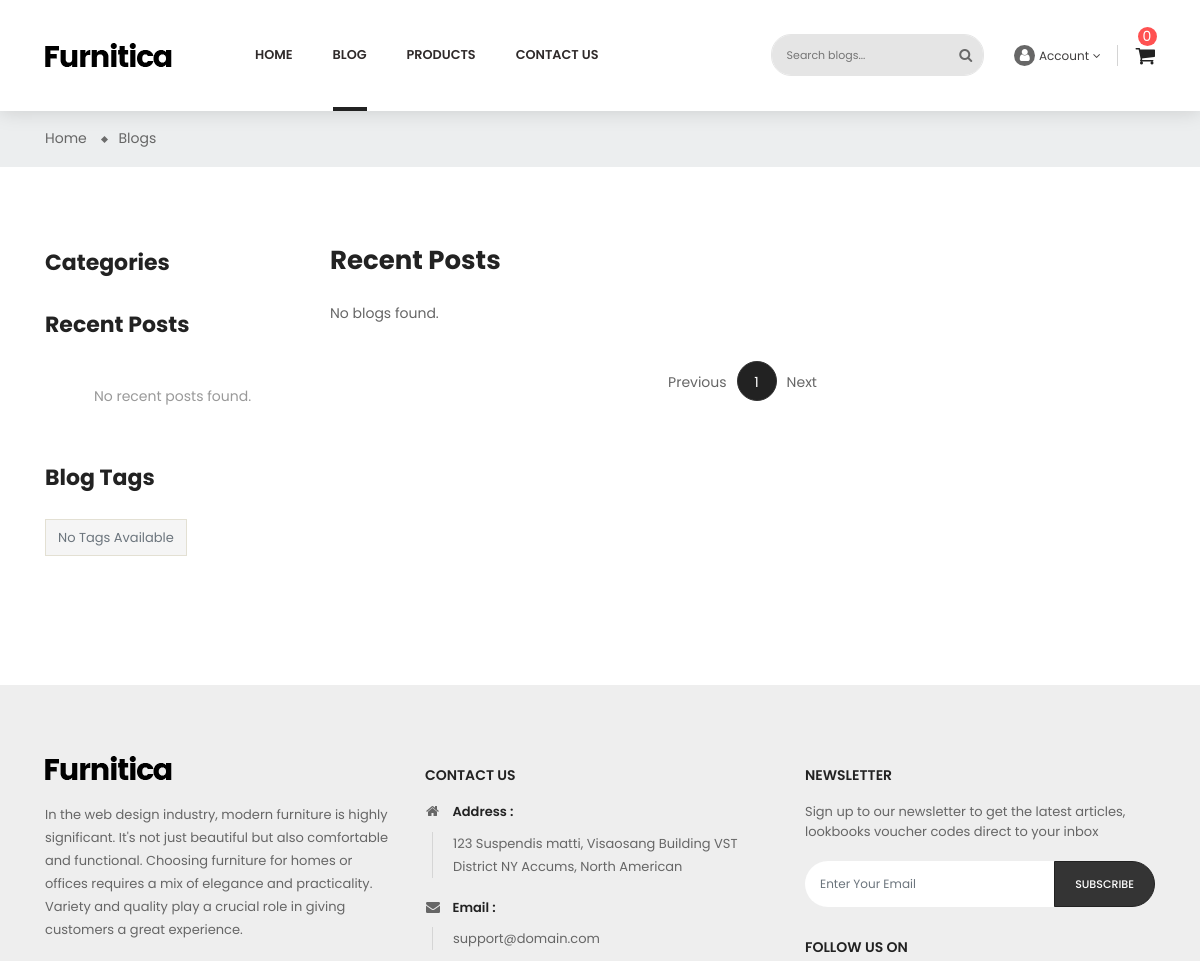
The page /en/blogs/ (upper part) on the database as committed earlier.
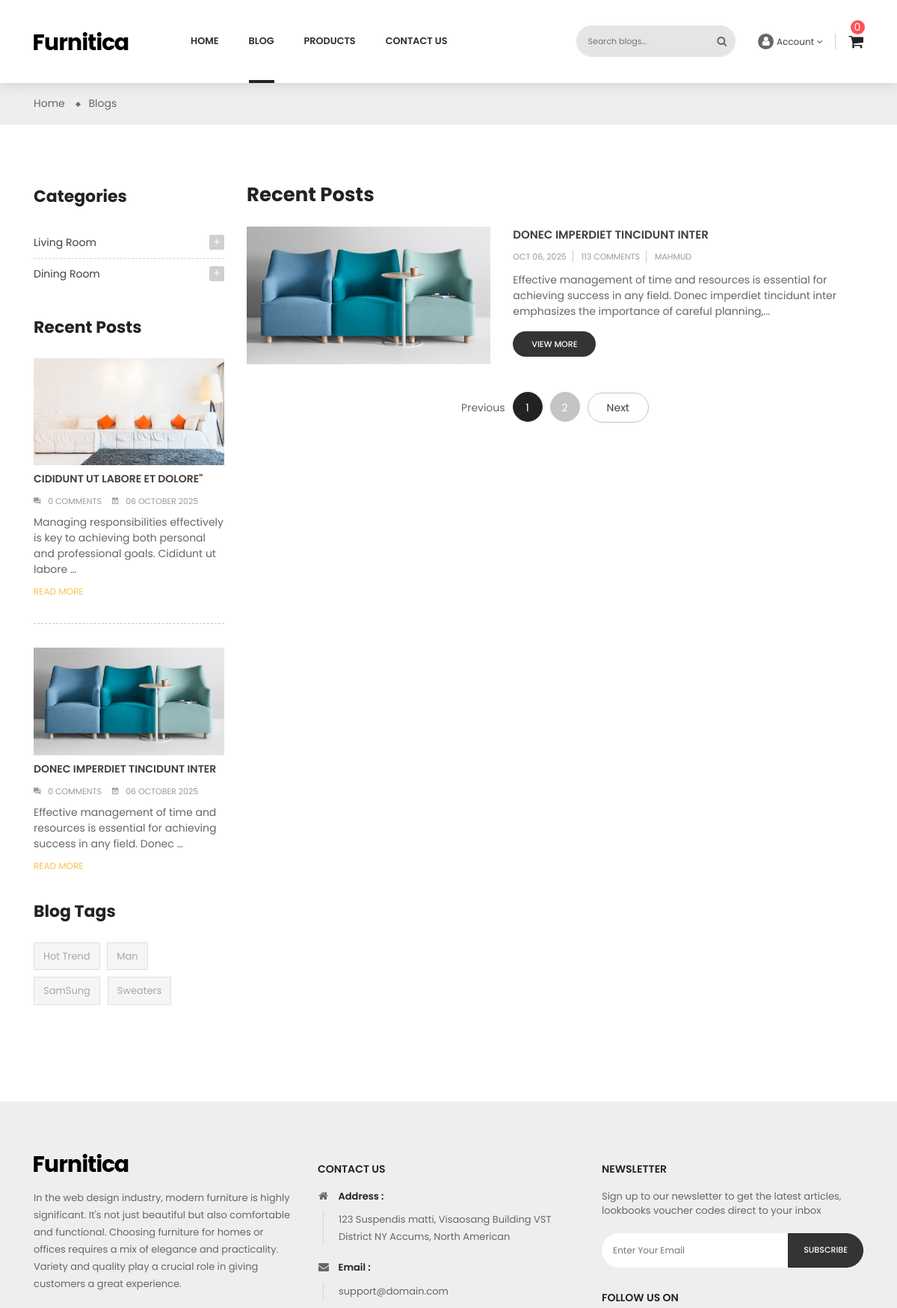
The same page on the database as committed later.
### apps/blogs/models.py (models this page shows, shortened)
class BlogCategoryModel(BaseModel):
    title = models.CharField(max_length=255)
    parent = models.ForeignKey(
        'self',
        on_delete=models.CASCADE,
        related_name='children',
        blank=True,
        null=True
    )
    class Meta:
        verbose_name = 'Blog category'
        verbose_name_plural = 'Blog categories'

class BlogModel(BaseModel):
    class BlogStatus(models.TextChoices):
        DRAFT = 'DRAFT'
        PUBLISHED = 'PUBLISHED'
        DELETED = 'DELETED'
    image = models.ImageField(upload_to='blog-post/')
    title = models.CharField(max_length=255)
    content = RichTextUploadingField()
    status = models.CharField(
        max_length=20,
        choices=BlogStatus,
        default=BlogStatus.DRAFT
    )
    author = models.ForeignKey(
        BlogAuthorModel,
        on_delete=models.CASCADE,
        related_name='blogs',
    )
    category = models.ManyToManyField(
        BlogCategoryModel,
        related_name='blogs'
    )
    tag = models.ManyToManyField(
        BlogTagModel,
        related_name='blogs'
    )
    class Meta:
        verbose_name = 'Blog'
        verbose_name_plural = 'Blogs'

class BlogTagModel(BaseModel):
    title = models.CharField(max_length=255)
    class Meta:
        verbose_name = 'Blog tag'
        verbose_name_plural = 'Blog tags'

class BlogAuthorModel(BaseModel):
    full_name = models.CharField(max_length=128)
    avatar = models.ImageField(
        upload_to='blog-author/'
    )
    bio = models.CharField(max_length=255)
    class Meta:
        verbose_name = 'Blog author'
        verbose_name_plural = 'Blog authors'

### apps/blogs/views.py (the view)
# urls.py: path('', BlogListView.as_view(), name='blogs_home'),
class BlogListView(ListView):
    template_name = 'blogs/blog-list-sidebar-left.html'
    context_object_name = "blogs"
    paginate_by = 1
    def get_queryset(self):
        return BlogModel.objects.filter(status=BlogModel.BlogStatus.PUBLISHED)
    def get_context_data(self, **kwargs):
        context = super().get_context_data(**kwargs)
        context["parent_categories"] = BlogCategoryModel.objects.filter(parent__isnull=True)
        context["tags"] = BlogTagModel.objects.all()
        context["recent_blogs"] = BlogModel.objects.filter(
            status=BlogModel.BlogStatus.PUBLISHED
        ).order_by('-created_at')[:5]
        context["search_type"] = "blogs"
        return context

### templates/blogs/blog-list-sidebar-left.html (shortened to what this page needs)
{% extends 'layout/base.html'%}
{% load static %}
{% load i18n %}
{% load my_tags %}
{% block body_id %}blog-list-sidebar-left{% endblock %}
{% block body_class %}blog{% endblock %}
{% block content %}
<div class="main-content">
        <div id="wrapper-site">
            <div id="content-wrapper">
                <div id="main">
                    <div class="page-home">
                        <nav class="breadcrumb-bg">
                            <div class="container no-index">
                                <div class="breadcrumb">
                                    <ol>
                                        <li>
                                            <a href="{% url 'blogs:blogs_home'%}">
                                                <span>{% trans 'Home' %}</span>
                                            </a>
                                        </li>
                                        <li>
                                            <a href="#">
                                                <span>{% trans 'Blogs' %}</span>
                                            </a>
                                        </li>
                                    </ol>
                                </div>
                            </div>
                        </nav>
                        <div class="container">
                            <div class="content">
                                <div class="row">
                                    <div class="sidebar-3 sidebar-collection col-lg-3 col-md-3 col-sm-4">
                                        {% include 'blogs/blog-sidebar.html' %}
                                    </div>
                                    <div class="col-sm-8 col-lg-9 col-md-9 flex-xs-first main-blogs">
                                        <h2>Recent Posts</h2>
                                    {% if blogs %}
                                        {% for blog in blogs %}
                                            <div class="list-content row">
                                                <div class="hover-after col-md-5 col-xs-12">
                                                    <a href="{% url 'blogs:detail' pk=blog.id %}">
                                                        <img src="{{ blog.image.url }}" alt="img">
                                                    </a>
                                                </div>
                                                <div class="late-item col-md-7 col-xs-12" >
                                                    <p class="content-title">
                                                        <a href="{% url 'blogs:detail' pk=blog.id %}"> {{ blog.title|slice:":40" }} </a>
                                                    </p>
                                                    <p class="post-info">
                                                        <span>{{ blog.created_at|date:"M d, Y" }}</span>
                                                        <span>113 Comments</span>
                                                        <span> {{ blog.author.full_name }} </span>
                                                    </p>
                                                    <p class="description">{{ blog.content|striptags|slice:":200" }}...
                                                    </p>
                                                    <span class="view-more">
                                                        <a href="{% url 'blogs:detail' pk=blog.id %}">view more</a>
                                                    </span>
                                                </div>
                                            </div>
                                        {% endfor %}
                                    {% else %}
                                        {% if filter_type == "category" %}
                                            <p>No blogs found in this category.</p>
                                        {% elif filter_type == "tag" %}
                                            <p>No blogs found for this tag.</p>
                                        {% else %}
                                            <p>No blogs found.</p>
                                        {% endif %}
                                    {% endif %}
                                        <div class="page-list col">
                                            <ul class="justify-content-center d-flex">
                                                {% if page_obj.has_previous %}
                                                    <li>
                                                        <a rel="prev" href="?page={{ page_obj.previous_page_number }}{% if search_query %}&s={{ search_query }}{% endif %}" class="previous js-search-link">
                                                            Previous
                                                        </a>
                                                    </li>
                                                {% else %}
                                                    <li>
                                                        <span class="previous disabled">Previous</span>
                                                    </li>
                                                {% endif %}
                                                {% for num in page_obj.paginator.page_range %}
                                                    {% if page_obj.number == num %}
                                                        <li class="current active">
                                                            <a rel="nofollow" href="#" class="disabled js-search-link">
                                                                {{ num }}
                                                            </a>
                                                        </li>
                                                    {% elif num > page_obj.number|add:'-3' and num < page_obj.number|add:'3' %}
                                                        <li>
                                                            <a rel="nofollow" href="?page={{ num }}{% if search_query %}&s={{ search_query }}{% endif %}" class="js-search-link">
                                                                {{ num }}
                                                            </a>
                                                        </li>
                                                    {% endif %}
                                                {% endfor %}
                                                {% if page_obj.has_next %}
                                                    <li>
                                                        <a rel="next" href="?page={{ page_obj.next_page_number }}{% if search_query %}&s={{ search_query }}{% endif %}" class="next js-search-link">
                                                            Next
                                                        </a>
                                                    </li>
                                                {% else %}
                                                    <li>
                                                        <span class="next disabled">Next</span>
                                                    </li>
                                                {% endif %}
                                            </ul>
                                        </div>
                                    </div>
                                </div>
                            </div>
                        </div>
                    </div>
                </div>
            </div>
        </div>
    </div>
{% endblock %}

### templates/blogs/blog-sidebar.html (shortened to what this page needs)
{% load static %}
{% load i18n %}
<div class="sidebar-block">
    <div class="title-block">Categories</div>
    <div class="block-content">
        {% for parent in parent_categories %}
            <div class="cateTitle hasSubCategory open level1">
                <span class="arrow collapse-icons collapsed"
                    data-toggle="collapse"
                    data-target="#category{{ parent.id }}"
                    aria-expanded="false" role="status">
                    <i class="zmdi zmdi-plus"></i>
                </span>
                <a class="cateItem" href="{% url 'blogs:blog_filter' 'category' parent.id %}">{{ parent.title }}</a>
            </div>
        {% endfor %}
    </div>
</div>
<div class="sidebar-block">
    <div class="title-block">{% trans 'Recent Posts' %}</div>
    <div class="post-item-content">
        {% for blog in recent_blogs %}
        <div>
            <div class="late-item {% if forloop.first %}first-child{% endif %}">
                <a href="{% url 'blogs:detail' blog.id %}">
                    {% if blog.image %}
                        <img src="{{ blog.image.url }}" alt="{{ blog.title }}" class="img-fluid mb-2">
                    {% endif %}
                    <p class="content-title">{{ blog.title|upper }}</p>
                </a>
                <span>
                    <i class="zmdi zmdi-comments"></i>{{ blog.comments.count }} comment{{ blog.comments.count|pluralize }}
                </span>
                <span>
                    <i class="zmdi zmdi-calendar-note"></i>{{ blog.created_at|date:"d F Y" }}
                </span>
                <p class="description">{{ blog.content|striptags|truncatewords:15 }}</p>
                <p class="remove">
                    <a href="{% url 'blogs:detail' blog.id %}">{% trans 'READ MORE' %}</a>
                </p>
            </div>
        </div>
        {% empty %}
        <p style="text-align:center;color:#999;padding:20px;">{% trans 'No recent posts found.' %}</p>
        {% endfor %}
    </div>
</div>
<div class="sidebar-block product-tags">
    <div class="title-block">
        Blog Tags
    </div>
    <div class="block-content">
        <ul class="listSidebarBlog list-unstyled">
            {% for tag in tags %}
            <li>
                <a href="{% url 'blogs:blog_filter' 'tag' tag.id %}" title="Show blogs matching tag {{ tag.title }}">{{ tag.title }}</a>
            </li>
            {% empty %}
            <li><span class="text-muted">{% trans 'No tags available' %}</span></li>
            {% endfor %}
        </ul>
    </div>
</div>

Rows that differ between the two databases and show on the page:
added BlogCategoryModel: title "Living Room"
added BlogCategoryModel: title "Dining Room"
added BlogModel: image (picture), title "CIDIDUNT UT LABORE ET DOLORE\"", comments.count "0", created_at "06 OCTOBER 2025", content "Managing responsibilities effectively is key to achieving both personal and professional goals. Cididunt ut labore …"
added BlogModel: image (picture), title "DONEC IMPERDIET TINCIDUNT INTER", comments.count "0", created_at "06 OCTOBER 2025", content "Effective management of time and resources is essential for achieving success in any field. Donec …", created_at "OCT 06, 2025", author.full_name "MAHMUD", content "Effective management of time and resources is essential for achieving success in any field. Donec imperdiet tincidunt inter emphasizes the importance of careful planning,"
added BlogTagModel: title "Hot Trend"
added BlogTagModel: title "Man"
added BlogTagModel: title "SamSung"
added BlogTagModel: title "Sweaters"
Other text that changed with them:
new list line: "2"
text no longer shown: "No recent posts found. No Tags Available No blogs found."
